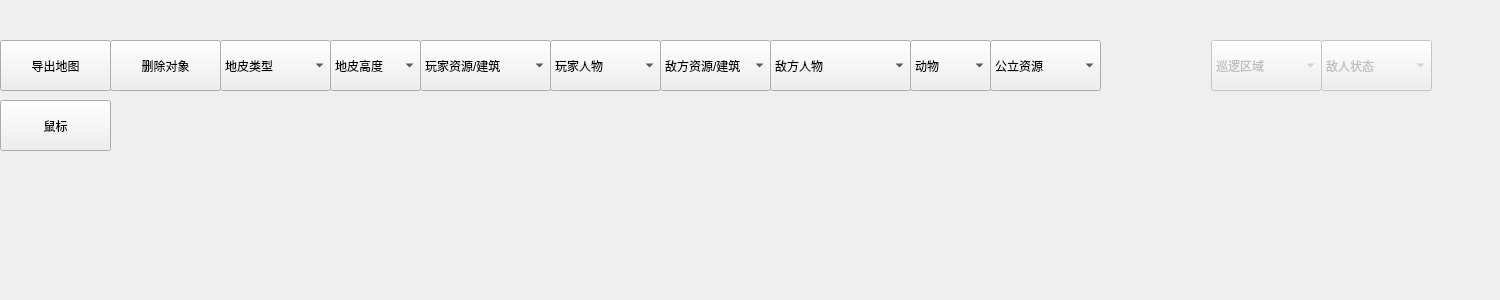
<?xml version="1.0" encoding="UTF-8"?>
<ui version="4.0">
 <class>Editor</class>
 <widget class="QWidget" name="Editor">
  <property name="geometry">
   <rect>
    <x>0</x>
    <y>0</y>
    <width>1500</width>
    <height>300</height>
   </rect>
  </property>
  <property name="windowTitle">
   <string>Form</string>
  </property>
  <widget class="QPushButton" name="export_map">
   <property name="geometry">
    <rect>
     <x>0</x>
     <y>40</y>
     <width>111</width>
     <height>51</height>
    </rect>
   </property>
   <property name="text">
    <string>导出地图</string>
   </property>
  </widget>
  <widget class="QComboBox" name="land_height">
   <property name="geometry">
    <rect>
     <x>330</x>
     <y>40</y>
     <width>91</width>
     <height>51</height>
    </rect>
   </property>
   <item>
    <property name="text">
     <string>地皮高度</string>
    </property>
   </item>
   <item>
    <property name="text">
     <string>提升高度</string>
    </property>
   </item>
   <item>
    <property name="text">
     <string>降低高度</string>
    </property>
   </item>
  </widget>
  <widget class="QComboBox" name="player_building_and_source">
   <property name="geometry">
    <rect>
     <x>420</x>
     <y>40</y>
     <width>131</width>
     <height>51</height>
    </rect>
   </property>
   <item>
    <property name="text">
     <string>玩家资源/建筑</string>
    </property>
   </item>
   <item>
    <property name="text">
     <string>玩家谷仓</string>
    </property>
   </item>
   <item>
    <property name="text">
     <string>玩家房子</string>
    </property>
   </item>
   <item>
    <property name="text">
     <string>玩家市中心</string>
    </property>
   </item>
   <item>
    <property name="text">
     <string>玩家运输船</string>
    </property>
   </item>
   <item>
    <property name="text">
     <string>玩家渔场</string>
    </property>
   </item>
   <item>
    <property name="text">
     <string>玩家战船</string>
    </property>
   </item>
   <item>
    <property name="text">
     <string>玩家船坞</string>
    </property>
   </item>
   <item>
    <property name="text">
     <string>玩家渔船</string>
    </property>
   </item>
   <item>
    <property name="text">
     <string>玩家仓库</string>
    </property>
   </item>
   <item>
    <property name="text">
     <string>玩家箭塔</string>
    </property>
   </item>
   <item>
    <property name="text">
     <string>玩家兵营</string>
    </property>
   </item>
  </widget>
  <widget class="QComboBox" name="ai_building_and_resource">
   <property name="geometry">
    <rect>
     <x>660</x>
     <y>40</y>
     <width>111</width>
     <height>51</height>
    </rect>
   </property>
   <item>
    <property name="text">
     <string>敌方资源/建筑</string>
    </property>
   </item>
   <item>
    <property name="text">
     <string>敌方武器攻城厂</string>
    </property>
   </item>
   <item>
    <property name="text">
     <string>敌方投石车</string>
    </property>
   </item>
   <item>
    <property name="text">
     <string>敌方箭塔</string>
    </property>
   </item>
   <item>
    <property name="text">
     <string>敌方战船</string>
    </property>
   </item>
  </widget>
  <widget class="QComboBox" name="player_human">
   <property name="geometry">
    <rect>
     <x>550</x>
     <y>40</y>
     <width>111</width>
     <height>51</height>
    </rect>
   </property>
   <item>
    <property name="text">
     <string>玩家人物</string>
    </property>
   </item>
   <item>
    <property name="text">
     <string>玩家英雄祭司</string>
    </property>
   </item>
   <item>
    <property name="text">
     <string>玩家农民</string>
    </property>
   </item>
   <item>
    <property name="text">
     <string>玩家棍棒兵</string>
    </property>
   </item>
   <item>
    <property name="text">
     <string>玩家斧头兵</string>
    </property>
   </item>
   <item>
    <property name="text">
     <string>玩家侦察兵</string>
    </property>
   </item>
   <item>
    <property name="text">
     <string>玩家弓箭手</string>
    </property>
   </item>
  </widget>
  <widget class="QComboBox" name="ai_human">
   <property name="geometry">
    <rect>
     <x>770</x>
     <y>40</y>
     <width>141</width>
     <height>51</height>
    </rect>
   </property>
   <item>
    <property name="text">
     <string>敌方人物</string>
    </property>
   </item>
   <item>
    <property name="text">
     <string>敌方骑兵</string>
    </property>
   </item>
   <item>
    <property name="text">
     <string>敌方投石车</string>
    </property>
   </item>
   <item>
    <property name="text">
     <string>敌方方阵兵</string>
    </property>
   </item>
   <item>
    <property name="text">
     <string>敌方驷马战车</string>
    </property>
   </item>
   <item>
    <property name="text">
     <string>敌方阔剑兵</string>
    </property>
   </item>
   <item>
    <property name="text">
     <string>敌方复合弓手</string>
    </property>
   </item>
   <item>
    <property name="text">
     <string>敌方战车射手</string>
    </property>
   </item>
   <item>
    <property name="text">
     <string>敌方祭司</string>
    </property>
   </item>
   <item>
    <property name="text">
     <string>敌方棍棒兵</string>
    </property>
   </item>
   <item>
    <property name="text">
     <string>敌方斧头兵</string>
    </property>
   </item>
   <item>
    <property name="text">
     <string>敌方弓箭手</string>
    </property>
   </item>
   <item>
    <property name="text">
     <string>敌方侦察兵</string>
    </property>
   </item>
  </widget>
  <widget class="QComboBox" name="resource">
   <property name="geometry">
    <rect>
     <x>990</x>
     <y>40</y>
     <width>111</width>
     <height>51</height>
    </rect>
   </property>
   <property name="currentText">
    <string>公立资源</string>
   </property>
   <item>
    <property name="text">
     <string>公立资源</string>
    </property>
   </item>
   <item>
    <property name="text">
     <string>浆果</string>
    </property>
   </item>
   <item>
    <property name="text">
     <string>树木</string>
    </property>
   </item>
   <item>
    <property name="text">
     <string>石头</string>
    </property>
   </item>
   <item>
    <property name="text">
     <string>金矿</string>
    </property>
   </item>
  </widget>
  <widget class="QComboBox" name="animal">
   <property name="geometry">
    <rect>
     <x>910</x>
     <y>40</y>
     <width>81</width>
     <height>51</height>
    </rect>
   </property>
   <item>
    <property name="text">
     <string>动物</string>
    </property>
   </item>
   <item>
    <property name="text">
     <string>瞪羚</string>
    </property>
   </item>
   <item>
    <property name="text">
     <string>狮子</string>
    </property>
   </item>
   <item>
    <property name="text">
     <string>大象</string>
    </property>
   </item>
  </widget>
  <widget class="QPushButton" name="delete_object">
   <property name="geometry">
    <rect>
     <x>110</x>
     <y>40</y>
     <width>111</width>
     <height>51</height>
    </rect>
   </property>
   <property name="text">
    <string>删除对象</string>
   </property>
  </widget>
  <widget class="QComboBox" name="land_type">
   <property name="geometry">
    <rect>
     <x>220</x>
     <y>40</y>
     <width>111</width>
     <height>51</height>
    </rect>
   </property>
   <item>
    <property name="text">
     <string>地皮类型</string>
    </property>
   </item>
   <item>
    <property name="text">
     <string>草地</string>
    </property>
   </item>
   <item>
    <property name="text">
     <string>海洋</string>
    </property>
   </item>
  </widget>
  <widget class="QComboBox" name="patrolArea">
   <property name="enabled">
    <bool>false</bool>
   </property>
   <property name="geometry">
    <rect>
     <x>1211</x>
     <y>40</y>
     <width>111</width>
     <height>51</height>
    </rect>
   </property>
   <property name="editable">
    <bool>false</bool>
   </property>
   <property name="currentText">
    <string>巡逻区域</string>
   </property>
   <item>
    <property name="text">
     <string>巡逻区域</string>
    </property>
   </item>
   <item>
    <property name="text">
     <string>曲线区域</string>
    </property>
   </item>
   <item>
    <property name="text">
     <string>圆形区域</string>
    </property>
   </item>
   <item>
    <property name="text">
     <string>矩形区域</string>
    </property>
   </item>
  </widget>
  <widget class="QPushButton" name="mouse_button">
   <property name="geometry">
    <rect>
     <x>0</x>
     <y>100</y>
     <width>111</width>
     <height>51</height>
    </rect>
   </property>
   <property name="text">
    <string>鼠标</string>
   </property>
  </widget>
  <widget class="QComboBox" name="enemyStatus">
   <property name="enabled">
    <bool>false</bool>
   </property>
   <property name="geometry">
    <rect>
     <x>1321</x>
     <y>40</y>
     <width>111</width>
     <height>51</height>
    </rect>
   </property>
   <property name="editable">
    <bool>false</bool>
   </property>
   <property name="currentText">
    <string>敌人状态</string>
   </property>
   <item>
    <property name="text">
     <string>敌人状态</string>
    </property>
   </item>
   <item>
    <property name="text">
     <string>攻击</string>
    </property>
   </item>
   <item>
    <property name="text">
     <string>防守</string>
    </property>
   </item>
  </widget>
 </widget>
 <resources/>
 <connections/>
</ui>
